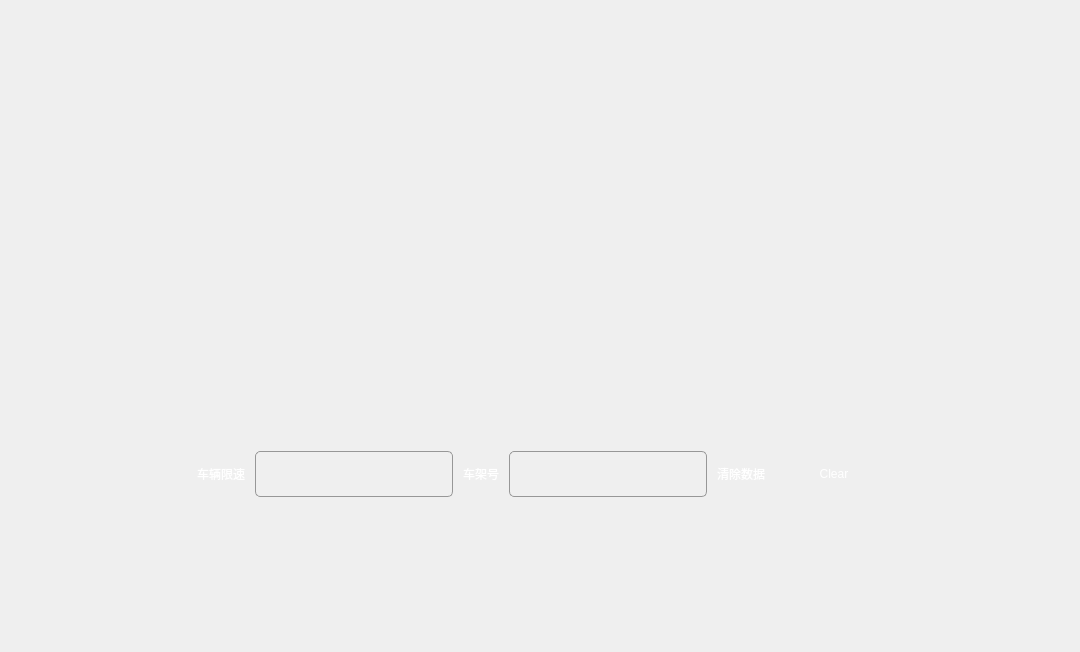
<?xml version="1.0" encoding="UTF-8"?>
<ui version="4.0">
 <class>SuperUserPage</class>
 <widget class="QWidget" name="SuperUserPage">
  <property name="geometry">
   <rect>
    <x>0</x>
    <y>0</y>
    <width>1080</width>
    <height>652</height>
   </rect>
  </property>
  <property name="minimumSize">
   <size>
    <width>674</width>
    <height>400</height>
   </size>
  </property>
  <property name="windowTitle">
   <string>Form</string>
  </property>
  <layout class="QVBoxLayout" name="verticalLayout">
   <item>
    <spacer name="verticalSpacer">
     <property name="orientation">
      <enum>Qt::Vertical</enum>
     </property>
     <property name="sizeHint" stdset="0">
      <size>
       <width>20</width>
       <height>40</height>
      </size>
     </property>
    </spacer>
   </item>
   <item>
    <layout class="QGridLayout" name="gridLayout">
     <property name="spacing">
      <number>15</number>
     </property>
     <item row="0" column="0">
      <spacer name="horizontalSpacer">
       <property name="orientation">
        <enum>Qt::Horizontal</enum>
       </property>
       <property name="sizeHint" stdset="0">
        <size>
         <width>40</width>
         <height>20</height>
        </size>
       </property>
      </spacer>
     </item>
     <item row="0" column="1">
      <widget class="QPushButton" name="btn_ybsz">
       <property name="minimumSize">
        <size>
         <width>341</width>
         <height>114</height>
        </size>
       </property>
       <property name="styleSheet">
        <string notr="true">QPushButton#btn_ybsz{
border-image:url(:/选项_一般设置.png);
border:none;
}
QPushButton#btn_ybsz:pressed{
border-image: url(:/选项_一般设置_按下.png);
border:none;
}</string>
       </property>
       <property name="text">
        <string/>
       </property>
      </widget>
     </item>
     <item row="0" column="2">
      <widget class="QPushButton" name="btn_kxgn">
       <property name="minimumSize">
        <size>
         <width>341</width>
         <height>114</height>
        </size>
       </property>
       <property name="styleSheet">
        <string notr="true">QPushButton#btn_kxgn{
border-image:url(:/选项_可选功能设置.png);
border:none;
}
QPushButton#btn_kxgn:pressed{
border-image: url(:/选项_可选功能设置_按下.png);
border:none;
}</string>
       </property>
       <property name="text">
        <string/>
       </property>
      </widget>
     </item>
     <item row="1" column="1">
      <widget class="QPushButton" name="btn_cxxz">
       <property name="minimumSize">
        <size>
         <width>341</width>
         <height>114</height>
        </size>
       </property>
       <property name="styleSheet">
        <string notr="true">QPushButton#btn_cxxz{
border-image:url(:/选项_车型选择.png);
border:none;
}
QPushButton#btn_cxxz:pressed{
border-image: url(:/选项_车型选择_按下.png);
border:none;
}</string>
       </property>
       <property name="text">
        <string/>
       </property>
      </widget>
     </item>
     <item row="1" column="2">
      <widget class="QPushButton" name="btn_czcs">
       <property name="minimumSize">
        <size>
         <width>341</width>
         <height>114</height>
        </size>
       </property>
       <property name="styleSheet">
        <string notr="true">QPushButton#btn_czcs{
border-image:url(:/选项_称重系统.png);
border:none;
}
QPushButton#btn_czcs:pressed{
border-image: url(:/选项_称重系统_按下.png);
border:none;
}</string>
       </property>
       <property name="text">
        <string/>
       </property>
      </widget>
     </item>
     <item row="0" column="3">
      <spacer name="horizontalSpacer_2">
       <property name="orientation">
        <enum>Qt::Horizontal</enum>
       </property>
       <property name="sizeHint" stdset="0">
        <size>
         <width>40</width>
         <height>20</height>
        </size>
       </property>
      </spacer>
     </item>
    </layout>
   </item>
   <item>
    <spacer name="verticalSpacer_2">
     <property name="orientation">
      <enum>Qt::Vertical</enum>
     </property>
     <property name="sizeType">
      <enum>QSizePolicy::Fixed</enum>
     </property>
     <property name="sizeHint" stdset="0">
      <size>
       <width>20</width>
       <height>80</height>
      </size>
     </property>
    </spacer>
   </item>
   <item>
    <layout class="QHBoxLayout" name="horizontalLayout">
     <property name="spacing">
      <number>10</number>
     </property>
     <item>
      <spacer name="horizontalSpacer_3">
       <property name="orientation">
        <enum>Qt::Horizontal</enum>
       </property>
       <property name="sizeHint" stdset="0">
        <size>
         <width>40</width>
         <height>20</height>
        </size>
       </property>
      </spacer>
     </item>
     <item>
      <widget class="QLabel" name="label_limitspeed">
       <property name="styleSheet">
        <string notr="true">color:rgb(255, 255, 255);
font: 20pt &quot;Microsoft YaHei UI&quot;;
background:transparent;
</string>
       </property>
       <property name="text">
        <string>车辆限速</string>
       </property>
       <property name="alignment">
        <set>Qt::AlignRight|Qt::AlignTrailing|Qt::AlignVCenter</set>
       </property>
      </widget>
     </item>
     <item>
      <widget class="QPushButton" name="le_limitspeed">
       <property name="minimumSize">
        <size>
         <width>198</width>
         <height>46</height>
        </size>
       </property>
       <property name="maximumSize">
        <size>
         <width>198</width>
         <height>46</height>
        </size>
       </property>
       <property name="styleSheet">
        <string notr="true">QPushButton#le_limitspeed{
border-image:url(:/按键_弹窗设置_大.png);
color:rgb(255, 255, 255);
font: 30px &quot;Microsoft YaHei UI&quot;;
border:1px solid #979797;
border-color: rgba(151, 151, 151, 1);
border-radius:5px;
}
QPushButton#le_limitspeed:pressed{
border-image: url(:/按键_弹窗设置_按下_大.png);
color:rgb(255, 255, 255);
font: 14px &quot;Microsoft YaHei UI&quot;;
border:1px solid #979797;
	border-color: rgba(151, 151, 151, 1);
border-radius:5px;
}</string>
       </property>
       <property name="text">
        <string/>
       </property>
      </widget>
     </item>
     <item>
      <widget class="QLabel" name="label_number">
       <property name="styleSheet">
        <string notr="true">color:rgb(255, 255, 255);
font: 20pt &quot;Microsoft YaHei UI&quot;;
background:transparent
</string>
       </property>
       <property name="text">
        <string>车架号</string>
       </property>
       <property name="alignment">
        <set>Qt::AlignRight|Qt::AlignTrailing|Qt::AlignVCenter</set>
       </property>
      </widget>
     </item>
     <item>
      <widget class="QPushButton" name="le_number">
       <property name="minimumSize">
        <size>
         <width>198</width>
         <height>46</height>
        </size>
       </property>
       <property name="maximumSize">
        <size>
         <width>198</width>
         <height>46</height>
        </size>
       </property>
       <property name="styleSheet">
        <string notr="true">QPushButton#le_number{
border-image:url(:/按键_弹窗设置_大.png);
color:rgb(255, 255, 255);
font: 30px &quot;Microsoft YaHei UI&quot;;
border:1px solid #979797;
border-color: rgba(151, 151, 151, 1);
border-radius:5px;
}
QPushButton#le_number:pressed{
border-image: url(:/按键_弹窗设置_按下_大.png);
color:rgb(255, 255, 255);
font: 14px &quot;Microsoft YaHei UI&quot;;
border:1px solid #979797;
	border-color: rgba(151, 151, 151, 1);
border-radius:5px;
}</string>
       </property>
       <property name="text">
        <string/>
       </property>
      </widget>
     </item>
     <item>
      <widget class="QLabel" name="label_clear">
       <property name="styleSheet">
        <string notr="true">color:rgb(255, 255, 255);
font: 20pt &quot;Microsoft YaHei UI&quot;;
background:transparent
</string>
       </property>
       <property name="text">
        <string>清除数据</string>
       </property>
       <property name="alignment">
        <set>Qt::AlignRight|Qt::AlignTrailing|Qt::AlignVCenter</set>
       </property>
      </widget>
     </item>
     <item>
      <widget class="QPushButton" name="btn_clear">
       <property name="minimumSize">
        <size>
         <width>108</width>
         <height>46</height>
        </size>
       </property>
       <property name="maximumSize">
        <size>
         <width>108</width>
         <height>16777215</height>
        </size>
       </property>
       <property name="layoutDirection">
        <enum>Qt::LeftToRight</enum>
       </property>
       <property name="styleSheet">
        <string notr="true">QPushButton#btn_clear{
border-image:url(:/按键_弹窗设置.png);
color:rgb(255, 255, 255);
font: 20pt &quot;Microsoft YaHei UI&quot;;
border:none;
}
QPushButton#btn_clear:pressed{
border-image: url(:/按键_弹窗设置_按下.png);
color:rgb(255, 255, 255);
font: 15pt &quot;Microsoft YaHei UI&quot;;
border:none;
}

</string>
       </property>
       <property name="text">
        <string>   Clear</string>
       </property>
      </widget>
     </item>
     <item>
      <spacer name="horizontalSpacer_4">
       <property name="orientation">
        <enum>Qt::Horizontal</enum>
       </property>
       <property name="sizeHint" stdset="0">
        <size>
         <width>40</width>
         <height>20</height>
        </size>
       </property>
      </spacer>
     </item>
    </layout>
   </item>
   <item>
    <spacer name="verticalSpacer_3">
     <property name="orientation">
      <enum>Qt::Vertical</enum>
     </property>
     <property name="sizeType">
      <enum>QSizePolicy::Fixed</enum>
     </property>
     <property name="sizeHint" stdset="0">
      <size>
       <width>20</width>
       <height>40</height>
      </size>
     </property>
    </spacer>
   </item>
   <item>
    <widget class="QWidget" name="widget" native="true">
     <property name="styleSheet">
      <string notr="true">background:transparent;</string>
     </property>
     <layout class="QHBoxLayout" name="horizontalLayout_2">
      <item>
       <spacer name="horizontalSpacer_5">
        <property name="orientation">
         <enum>Qt::Horizontal</enum>
        </property>
        <property name="sizeType">
         <enum>QSizePolicy::Fixed</enum>
        </property>
        <property name="sizeHint" stdset="0">
         <size>
          <width>60</width>
          <height>20</height>
         </size>
        </property>
       </spacer>
      </item>
      <item>
       <widget class="QPushButton" name="btn_exit">
        <property name="minimumSize">
         <size>
          <width>186</width>
          <height>80</height>
         </size>
        </property>
        <property name="maximumSize">
         <size>
          <width>186</width>
          <height>80</height>
         </size>
        </property>
        <property name="styleSheet">
         <string notr="true">QPushButton#btn_exit{
background-image:url(:/按键_登录 copy.png);
border:none;
}
QPushButton#btn_exit:pressed{
background-image: url(:/按键_登录_按下.png);
border:none;
}</string>
        </property>
        <property name="text">
         <string/>
        </property>
       </widget>
      </item>
      <item>
       <widget class="QPushButton" name="btn_back_home">
        <property name="minimumSize">
         <size>
          <width>250</width>
          <height>80</height>
         </size>
        </property>
        <property name="maximumSize">
         <size>
          <width>250</width>
          <height>80</height>
         </size>
        </property>
        <property name="styleSheet">
         <string notr="true">QPushButton#btn_back_home{
background-image: url(:/按键_返回主界面3.png);
border:none;
}
QPushButton#btn_back_home:pressed{

background-image: url(:/按键_返回主界面2.png);
}</string>
        </property>
        <property name="text">
         <string/>
        </property>
       </widget>
      </item>
      <item>
       <spacer name="horizontalSpacer_6">
        <property name="orientation">
         <enum>Qt::Horizontal</enum>
        </property>
        <property name="sizeHint" stdset="0">
         <size>
          <width>40</width>
          <height>20</height>
         </size>
        </property>
       </spacer>
      </item>
      <item>
       <widget class="QPushButton" name="btn_back">
        <property name="minimumSize">
         <size>
          <width>250</width>
          <height>80</height>
         </size>
        </property>
        <property name="maximumSize">
         <size>
          <width>250</width>
          <height>80</height>
         </size>
        </property>
        <property name="styleSheet">
         <string notr="true">QPushButton#btn_back{
background-image: url(:/按键_上一页2.png);
border:none;
}
</string>
        </property>
        <property name="text">
         <string/>
        </property>
       </widget>
      </item>
      <item>
       <spacer name="horizontalSpacer_7">
        <property name="orientation">
         <enum>Qt::Horizontal</enum>
        </property>
        <property name="sizeType">
         <enum>QSizePolicy::Fixed</enum>
        </property>
        <property name="sizeHint" stdset="0">
         <size>
          <width>60</width>
          <height>20</height>
         </size>
        </property>
       </spacer>
      </item>
     </layout>
    </widget>
   </item>
  </layout>
 </widget>
 <resources/>
 <connections/>
</ui>
